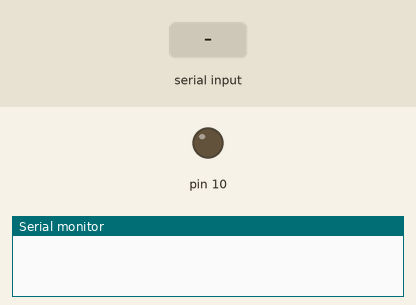
The sketch below on a simulated Arduino Uno, built with avr-gcc and run on an emulated ATmega328P. On the bench: output pins drawn as LEDs (lit = HIGH), the last lines printed to the serial monitor. Dashed ring = blinking. The test bench sets the inputs (shaded band).

Above: at 1.2 s.
1.3 s: "1" received over Serial
4.3 s: "2" received over Serial
At 7.0 s:
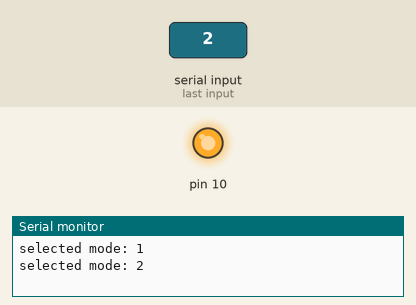
7.3 s: "0" received over Serial
At 9.8 s:
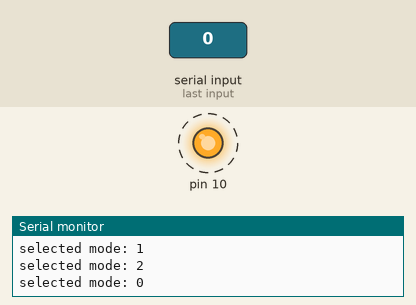
Timing chart, 0 to 16.3 s (numbered marks = the images above; inputs shaded):
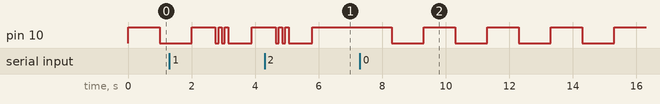

Measured:
- after the input at 4.3 s, pin 10: goes on until 5.8 s, then stays HIGH
- after the input at 7.3 s, pin 10: alternates HIGH for 1.0 s and LOW for 1.0 s, starting after 1.0 s
- by itself, pin 10: repeats every 0.20 s: LOW 0.10 s, HIGH 0.10 s

The sketch:

lab2_6.ino
```cpp
char mode = '0';
void setup() {
  Serial.begin(9600);
  pinMode(10,OUTPUT);
}
void loop() {
  if (Serial.available() > 0) {
    char tmp = Serial.read();
    if (tmp == '0' || tmp == '1' || tmp == '2') {
      mode = tmp;
      Serial.print("selected mode: ");
      Serial.println(mode);
    }
  }
  if (mode == '0') {
    digitalWrite(10, HIGH);
    delay(1000);
    digitalWrite(10, LOW);
    delay(1000);
  } else if (mode == '1') {
    digitalWrite(10, HIGH);
    delay(750);
    digitalWrite(10, LOW);
    delay(100);
    digitalWrite(10, HIGH);
    delay(100);
    digitalWrite(10, LOW);
    delay(100);
    digitalWrite(10, HIGH);
    delay(100);
    digitalWrite(10, LOW);
    delay(750);
  } else if (mode == '2') {
    digitalWrite(10, HIGH);
  }
}
```
